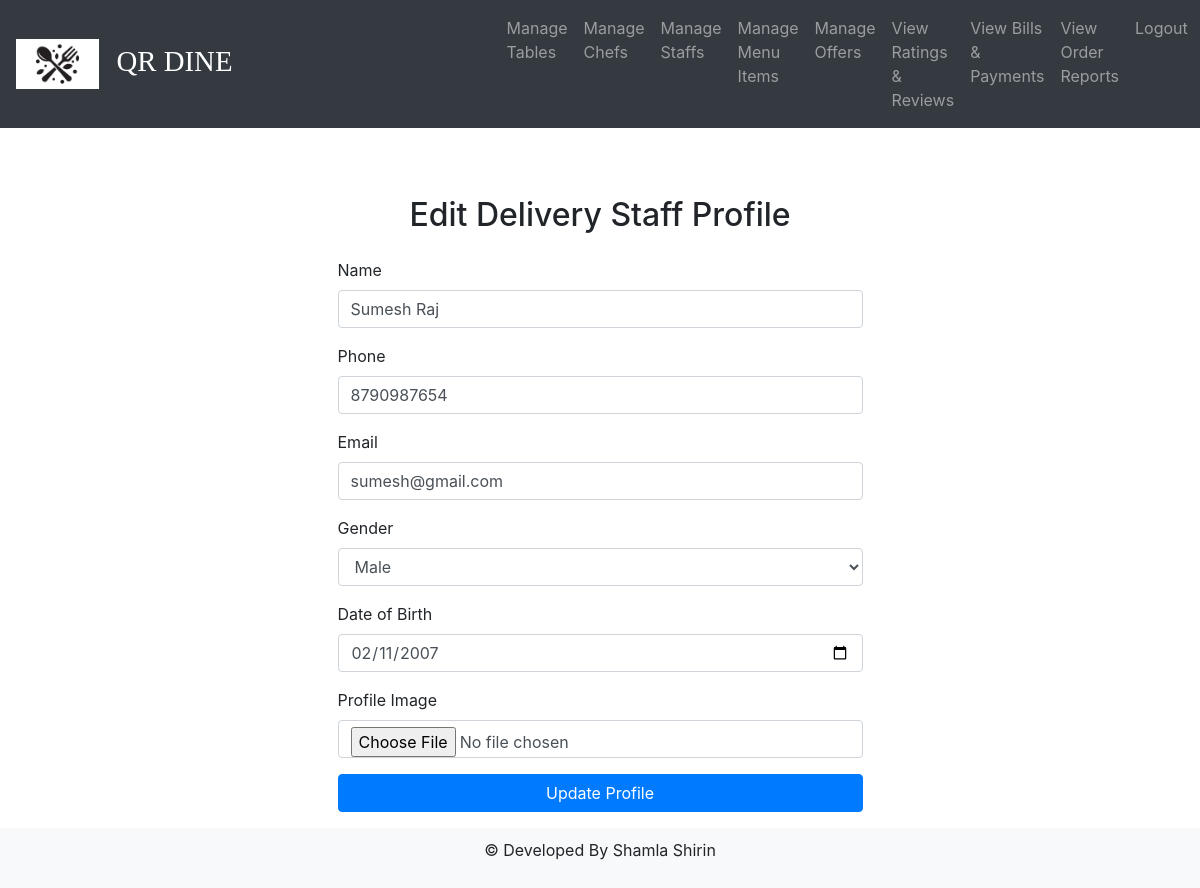
Page /edit_delivery_staff/1 on the committed database.
### Smart_Menu_Application/models.py (models this page shows)
class DeliveryStaff(models.Model):
    LOGIN_ID = models.ForeignKey(LoginTable, on_delete=models.CASCADE)
    name = models.CharField(max_length=30)
    phone = models.BigIntegerField()
    email = models.CharField(max_length=30)
    gender = models.CharField(max_length=10)
    date_of_birth = models.DateField()
    photo = models.ImageField(upload_to='delivery_staff_images/')

### Smart_Menu_Application/views.py (the view, shortened to what this page needs)
# urls.py: path('edit_delivery_staff/<id>',views.edit_delivery_staff,name='edit_delivery_staff'),
def edit_delivery_staff(request, id):
    staff = get_object_or_404(DeliveryStaff, id=id)
    return render(request, 'admin/edit_delivery_staff.html', {'staff': staff})

### templates/admin/edit_delivery_staff.html (shortened to what this page needs)
{% extends 'admin/base.html' %}
{% block content %}
<div class="container mt-5">
    <h2 class="text-center mb-4">Edit Delivery Staff Profile</h2>
    <div class="row justify-content-center">
        <div class="col-md-6">
            <form method="POST" action="{% url 'edit_delivery_staff' staff.id %}" enctype="multipart/form-data">
                <div class="mb-3">
                    <label for="name" class="form-label">Name</label>
                    <input type="text" class="form-control" id="name" name="name" value="{{ staff.name }}" required>
                </div>
                <div class="mb-3">
                    <label for="phone" class="form-label">Phone</label>
                    <input type="tel" class="form-control" id="phone" name="phone" value="{{ staff.phone }}" required>
                </div>
                <div class="mb-3">
                    <label for="email" class="form-label">Email</label>
                    <input type="email" class="form-control" id="email" name="email" value="{{ staff.email }}" required>
                </div>
                <div class="mb-3">
                    <label for="gender" class="form-label">Gender</label>
                    <select class="form-control" id="gender" name="gender" required>
                        <option value="Male" {% if staff.gender == "Male" %}selected{% endif %}>Male</option>
                    </select>
                </div>
                <div class="mb-3">
                    <label for="dob" class="form-label">Date of Birth</label>
                    <input type="date" class="form-control" id="dob" name="dob" value="{{ staff.date_of_birth|date:'Y-m-d' }}" required>
                </div>
                <div class="mb-3">
                    <label for="image" class="form-label">Profile Image</label>
                    <input type="file" class="form-control" id="image" name="image">
                </div>
                <button type="submit" class="btn btn-primary w-100">Update Profile</button>
            </form>
        </div>
    </div>
</div>
{% endblock %}

### templates/admin/base.html (style rules this page uses)
body { display: flex; flex-direction: column; min-height: 100vh; }

### rows in the picture
DeliveryStaff: name "Sumesh Raj", phone "8790987654", email "sumesh@gmail.com", gender "Male", dob "02/11/2007"
